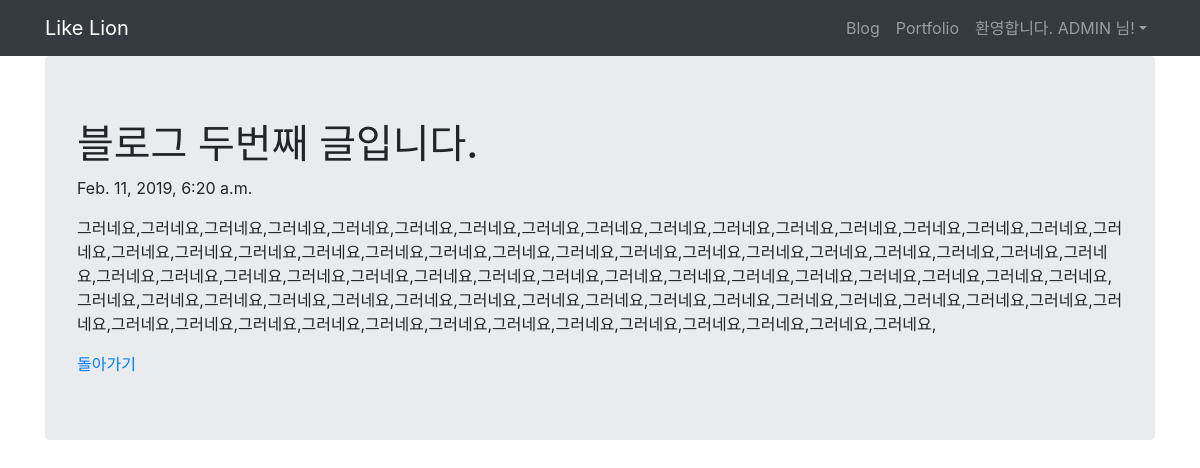
Page /blog/2/ (signed in) on the committed database.
### blog/models.py (models this page shows, shortened)
class Blog(models.Model):
    title = models.CharField(max_length=200)
    pub_date = models.DateTimeField('date published')
    body = models.TextField()

### blog/views.py (the view)
# urls.py: path('<int:blog_id>/', views.detail, name='detail'),
def detail(request, blog_id):
    blog_detail = get_object_or_404(Blog, pk=blog_id)
    return render(request, 'blog/detail.html', {'blog': blog_detail})

### blog/templates/blog/detail.html
{% extends 'base.html' %}
{% block content %}
    <div class="container jumbotron">
        <h1>{{ blog.title }}</h1>
        <p>{{ blog.pub_date }}</p>
        <p>{{ blog.body }}</p>
        <a href="{% url 'blog' %}">돌아가기</a>
    </div>
{% endblock %}

### secondproject/templates/base.html (shortened to what this page needs)
{% load staticfiles %}
<!DOCTYPE html>
<html lang="en">
<head>
    <link rel="stylesheet" href="https://stackpath.bootstrapcdn.com/bootstrap/4.1.3/css/bootstrap.min.css"
>
</head>
<body>
    <nav class="navbar navbar-expand-lg navbar-dark bg-dark">
        <div class="container">
            <a class="navbar-brand" href="{% url 'blog' %}">Like Lion</a>
            <div class="collapse navbar-collapse" id="navbarNavAltMarkup">
                <ul class="navbar-nav ml-auto">
                    <li class="nav-item">
                        <a class="nav-item nav-link" href="{% url 'blog' %}">Blog</span></a>
                    </li>
                    <li class="nav-item">
                        <a class="nav-item nav-link" href="{% url 'portfolio' %}">Portfolio</a>
                    </li>
                    {% if user.is_authenticated %}
                    <li class="nav-item dropdown">
                        <a class="nav-link dropdown-toggle" id="navbarDropdown" role="button" data-toggle="dropdown"
                            aria-haspopup="true" aria-expanded="false">환영합니다. {{ user.username }} 님!</a>
                    </li>
                    {% endif %}
                </ul>
            </div>
        </div>
    </nav>
    <div class="container">
        {% block content %}
        {% endblock %}
    </div>
</body>
</html>

### rows in the picture
Blog: title "블로그 두번째 글입니다.", pub_date "Feb. 11, 2019, 6:20 a.m.", body "그러네요,그러네요,그러네요,그러네요,그러네요,그러네요,그러네요,그러네요,그러네요,그러네요,그러네요,그러네요,그러네요,그러네요,그러네요,그러네요,그러네요,그러네요,그러네요,그러네요,그러네요,그러네요,그러네요,그러네요,그러네요,그러네요,그러네요,그러네요,그러네요,그러네요,그러네요,그러네요,그러네요,그러네요,그러네요,그러네요,그러네요,그러네요,그러네요,그러네요,그러네요,그러네요,그러네요,그러네요,그러네요,그러네요,그러네요,그러네요,그러네요,그러네요,그러네요,그러네요,그러네요,그러네요,그러네요,그러네요,그러네요,그러네요,그러네요,그러네요,그러네요,그러네요,그러네요,그러네요,그러네요,그러네요,그러네요,그러네요,그러네요,그러네요,그러네요,그러네요,그러네요,그러네요,그러네요,그러네요,그러네요,그러네요,그러네요,"

### other values in the picture
{{ user.username }} "ADMIN"
